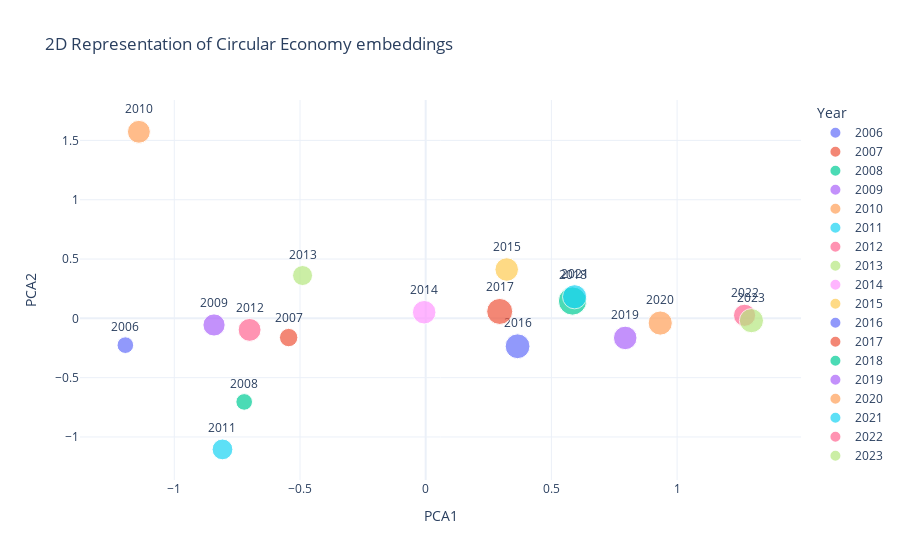

The code cell stored with this chart in its notebook:
### Code cell
import numpy as np
from sklearn.decomposition import PCA
import plotly.express as px

n_documents = [len(papers) for year, papers in bigram_vocab.items()]
vectors = np.array([word_vector['circular_economy'] for year, word_vector in ft_vectors.items()])
years = list(ft_vectors.keys())

pca = PCA(n_components=2)
reduced_vectors = pca.fit_transform(vectors)

import pandas as pd
df = pd.DataFrame({
    'PCA1': reduced_vectors[:, 0],
    'PCA2': reduced_vectors[:, 1],
    'Year': years
})

fig = px.scatter(df, x='PCA1', y='PCA2', text='Year', title='2D Representation of Circular Economy embeddings',
                 color='Year', template="plotly_white", size = n_documents)
fig.update_traces(textposition='top center')
fig.update_layout(showlegend=True)
fig.show()

### Figure 1 — Plotly figure (JSON) as saved in the notebook; plotly's stock layout.template omitted (floating-point values rounded to 4 significant figures)
{"data": [{"hovertemplate": "Year=%{text}<br>PCA1=%{x}<br>PCA2=%{y}<br>size=%{marker.size}<extra></extra>", "legendgroup": "2006", "marker": {"color": "#636efa", "size": [9], "sizemode": "area", "sizeref": 0.065, "symbol": "circle"}, "mode": "markers+text", "name": "2006", "orientation": "v", "showlegend": true, "text": ["2006"], "textposition": "top center", "type": "scatter", "x": [-1.195], "xaxis": "x", "y": [-0.2259], "yaxis": "y"}, {"hovertemplate": "Year=%{text}<br>PCA1=%{x}<br>PCA2=%{y}<br>size=%{marker.size}<extra></extra>", "legendgroup": "2007", "marker": {"color": "#EF553B", "size": [11], "sizemode": "area", "sizeref": 0.065, "symbol": "circle"}, "mode": "markers+text", "name": "2007", "orientation": "v", "showlegend": true, "text": ["2007"], "textposition": "top center", "type": "scatter", "x": [-0.5451], "xaxis": "x", "y": [-0.1619], "yaxis": "y"}, {"hovertemplate": "Year=%{text}<br>PCA1=%{x}<br>PCA2=%{y}<br>size=%{marker.size}<extra></extra>", "legendgroup": "2008", "marker": {"color": "#00cc96", "size": [9], "sizemode": "area", "sizeref": 0.065, "symbol": "circle"}, "mode": "markers+text", "name": "2008", "orientation": "v", "showlegend": true, "text": ["2008"], "textposition": "top center", "type": "scatter", "x": [-0.722], "xaxis": "x", "y": [-0.7046], "yaxis": "y"}, {"hovertemplate": "Year=%{text}<br>PCA1=%{x}<br>PCA2=%{y}<br>size=%{marker.size}<extra></extra>", "legendgroup": "2009", "marker": {"color": "#ab63fa", "size": [16], "sizemode": "area", "sizeref": 0.065, "symbol": "circle"}, "mode": "markers+text", "name": "2009", "orientation": "v", "showlegend": true, "text": ["2009"], "textposition": "top center", "type": "scatter", "x": [-0.842], "xaxis": "x", "y": [-0.05587], "yaxis": "y"}, {"hovertemplate": "Year=%{text}<br>PCA1=%{x}<br>PCA2=%{y}<br>size=%{marker.size}<extra></extra>", "legendgroup": "2010", "marker": {"color": "#FFA15A", "size": [17], "sizemode": "area", "sizeref": 0.065, "symbol": "circle"}, "mode": "markers+text", "name": "2010", "orientation": "v", "showlegend": true, "text": ["2010"], "textposition": "top center", "type": "scatter", "x": [-1.141], "xaxis": "x", "y": [1.573], "yaxis": "y"}, {"hovertemplate": "Year=%{text}<br>PCA1=%{x}<br>PCA2=%{y}<br>size=%{marker.size}<extra></extra>", "legendgroup": "2011", "marker": {"color": "#19d3f3", "size": [14], "sizemode": "area", "sizeref": 0.065, "symbol": "circle"}, "mode": "markers+text", "name": "2011", "orientation": "v", "showlegend": true, "text": ["2011"], "textposition": "top center", "type": "scatter", "x": [-0.8084], "xaxis": "x", "y": [-1.105], "yaxis": "y"}, {"hovertemplate": "Year=%{text}<br>PCA1=%{x}<br>PCA2=%{y}<br>size=%{marker.size}<extra></extra>", "legendgroup": "2012", "marker": {"color": "#FF6692", "size": [17], "sizemode": "area", "sizeref": 0.065, "symbol": "circle"}, "mode": "markers+text", "name": "2012", "orientation": "v", "showlegend": true, "text": ["2012"], "textposition": "top center", "type": "scatter", "x": [-0.7005], "xaxis": "x", "y": [-0.09729], "yaxis": "y"}, {"hovertemplate": "Year=%{text}<br>PCA1=%{x}<br>PCA2=%{y}<br>size=%{marker.size}<extra></extra>", "legendgroup": "2013", "marker": {"color": "#B6E880", "size": [13], "sizemode": "area", "sizeref": 0.065, "symbol": "circle"}, "mode": "markers+text", "name": "2013", "orientation": "v", "showlegend": true, "text": ["2013"], "textposition": "top center", "type": "scatter", "x": [-0.4898], "xaxis": "x", "y": [0.3612], "yaxis": "y"}, {"hovertemplate": "Year=%{text}<br>PCA1=%{x}<br>PCA2=%{y}<br>size=%{marker.size}<extra></extra>", "legendgroup": "2014", "marker": {"color": "#FF97FF", "size": [18], "sizemode": "area", "sizeref": 0.065, "symbol": "circle"}, "mode": "markers+text", "name": "2014", "orientation": "v", "showlegend": true, "text": ["2014"], "textposition": "top center", "type": "scatter", "x": [-0.006031], "xaxis": "x", "y": [0.05157], "yaxis": "y"}, {"hovertemplate": "Year=%{text}<br>PCA1=%{x}<br>PCA2=%{y}<br>size=%{marker.size}<extra></extra>", "legendgroup": "2015", "marker": {"color": "#FECB52", "size": [18], "sizemode": "area", "sizeref": 0.065, "symbol": "circle"}, "mode": "markers+text", "name": "2015", "orientation": "v", "showlegend": true, "text": ["2015"], "textposition": "top center", "type": "scatter", "x": [0.3223], "xaxis": "x", "y": [0.4117], "yaxis": "y"}, {"hovertemplate": "Year=%{text}<br>PCA1=%{x}<br>PCA2=%{y}<br>size=%{marker.size}<extra></extra>", "legendgroup": "2016", "marker": {"color": "#636efa", "size": [20], "sizemode": "area", "sizeref": 0.065, "symbol": "circle"}, "mode": "markers+text", "name": "2016", "orientation": "v", "showlegend": true, "text": ["2016"], "textposition": "top center", "type": "scatter", "x": [0.3655], "xaxis": "x", "y": [-0.2353], "yaxis": "y"}, {"hovertemplate": "Year=%{text}<br>PCA1=%{x}<br>PCA2=%{y}<br>size=%{marker.size}<extra></extra>", "legendgroup": "2017", "marker": {"color": "#EF553B", "size": [22], "sizemode": "area", "sizeref": 0.065, "symbol": "circle"}, "mode": "markers+text", "name": "2017", "orientation": "v", "showlegend": true, "text": ["2017"], "textposition": "top center", "type": "scatter", "x": [0.2944], "xaxis": "x", "y": [0.05827], "yaxis": "y"}, {"hovertemplate": "Year=%{text}<br>PCA1=%{x}<br>PCA2=%{y}<br>size=%{marker.size}<extra></extra>", "legendgroup": "2018", "marker": {"color": "#00cc96", "size": [26], "sizemode": "area", "sizeref": 0.065, "symbol": "circle"}, "mode": "markers+text", "name": "2018", "orientation": "v", "showlegend": true, "text": ["2018"], "textposition": "top center", "type": "scatter", "x": [0.584], "xaxis": "x", "y": [0.1463], "yaxis": "y"}, {"hovertemplate": "Year=%{text}<br>PCA1=%{x}<br>PCA2=%{y}<br>size=%{marker.size}<extra></extra>", "legendgroup": "2019", "marker": {"color": "#ab63fa", "size": [18], "sizemode": "area", "sizeref": 0.065, "symbol": "circle"}, "mode": "markers+text", "name": "2019", "orientation": "v", "showlegend": true, "text": ["2019"], "textposition": "top center", "type": "scatter", "x": [0.7937], "xaxis": "x", "y": [-0.165], "yaxis": "y"}, {"hovertemplate": "Year=%{text}<br>PCA1=%{x}<br>PCA2=%{y}<br>size=%{marker.size}<extra></extra>", "legendgroup": "2020", "marker": {"color": "#FFA15A", "size": [19], "sizemode": "area", "sizeref": 0.065, "symbol": "circle"}, "mode": "markers+text", "name": "2020", "orientation": "v", "showlegend": true, "text": ["2020"], "textposition": "top center", "type": "scatter", "x": [0.933], "xaxis": "x", "y": [-0.03968], "yaxis": "y"}, {"hovertemplate": "Year=%{text}<br>PCA1=%{x}<br>PCA2=%{y}<br>size=%{marker.size}<extra></extra>", "legendgroup": "2021", "marker": {"color": "#19d3f3", "size": [19], "sizemode": "area", "sizeref": 0.065, "symbol": "circle"}, "mode": "markers+text", "name": "2021", "orientation": "v", "showlegend": true, "text": ["2021"], "textposition": "top center", "type": "scatter", "x": [0.5922], "xaxis": "x", "y": [0.1819], "yaxis": "y"}, {"hovertemplate": "Year=%{text}<br>PCA1=%{x}<br>PCA2=%{y}<br>size=%{marker.size}<extra></extra>", "legendgroup": "2022", "marker": {"color": "#FF6692", "size": [16], "sizemode": "area", "sizeref": 0.065, "symbol": "circle"}, "mode": "markers+text", "name": "2022", "orientation": "v", "showlegend": true, "text": ["2022"], "textposition": "top center", "type": "scatter", "x": [1.268], "xaxis": "x", "y": [0.02572], "yaxis": "y"}, {"hovertemplate": "Year=%{text}<br>PCA1=%{x}<br>PCA2=%{y}<br>size=%{marker.size}<extra></extra>", "legendgroup": "2023", "marker": {"color": "#B6E880", "size": [19], "sizemode": "area", "sizeref": 0.065, "symbol": "circle"}, "mode": "markers+text", "name": "2023", "orientation": "v", "showlegend": true, "text": ["2023"], "textposition": "top center", "type": "scatter", "x": [1.296], "xaxis": "x", "y": [-0.01927], "yaxis": "y"}], "layout": {"legend": {"itemsizing": "constant", "title": {"text": "Year"}, "tracegroupgap": 0}, "showlegend": true, "title": {"text": "2D Representation of Circular Economy embeddings"}, "xaxis": {"anchor": "y", "domain": [0, 1], "title": {"text": "PCA1"}}, "yaxis": {"anchor": "x", "domain": [0, 1], "title": {"text": "PCA2"}}}}
